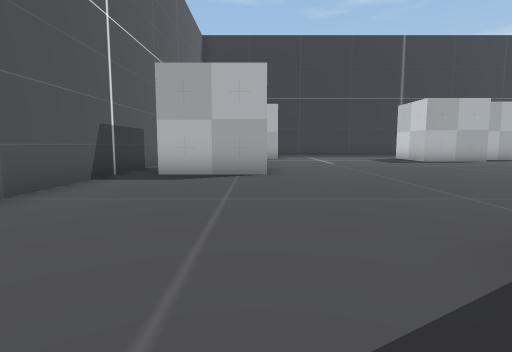
[1] (above)

19 first-person views from a walk through a scene from a Unity 3-D project. The camera is 1.4 m above the floor, tilts 6° down and sees 80° across. The floor is counted in squares, 2 m on a side. Each view is taken from the middle of a square. On the plan, view 1 faces up. The plan holds only what a view shows up to about 10 squares ahead; the rest is blank.

[2]
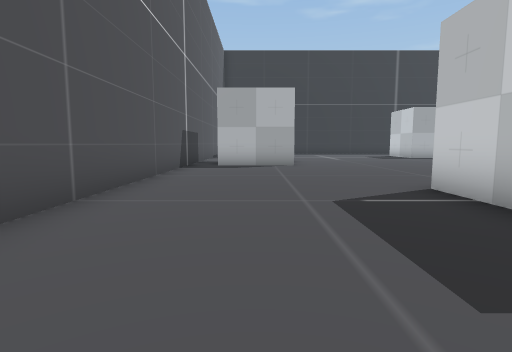

[3]
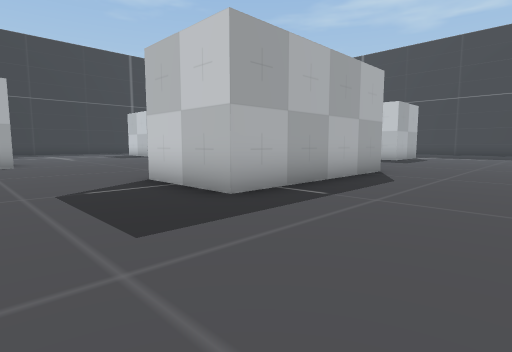

[4]
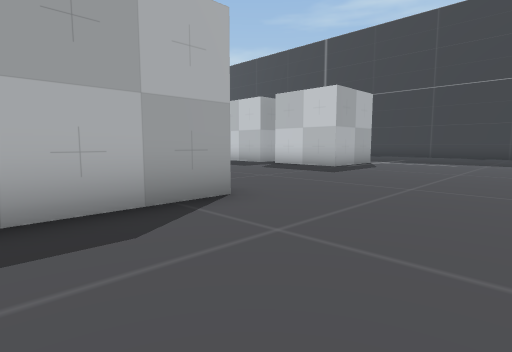

[5]
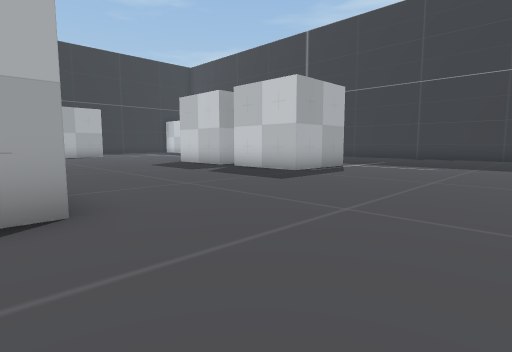

[6]
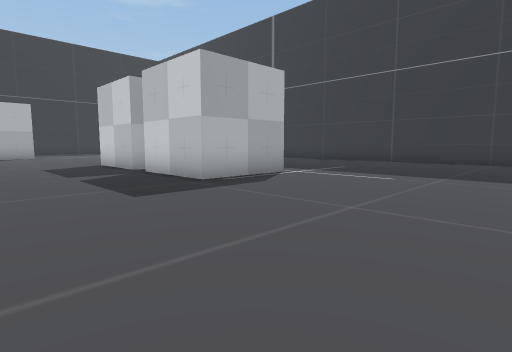

[7]
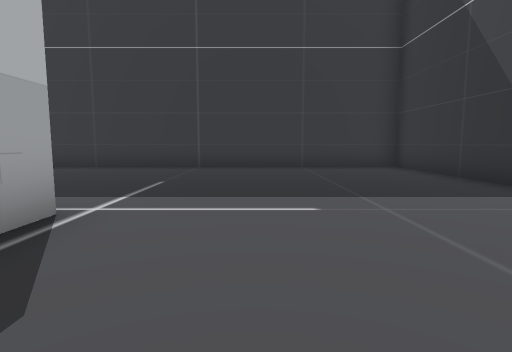

[8]
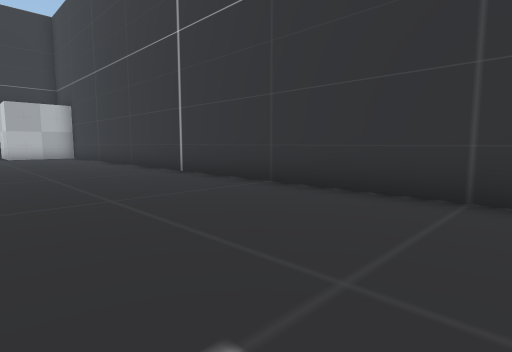

[9]
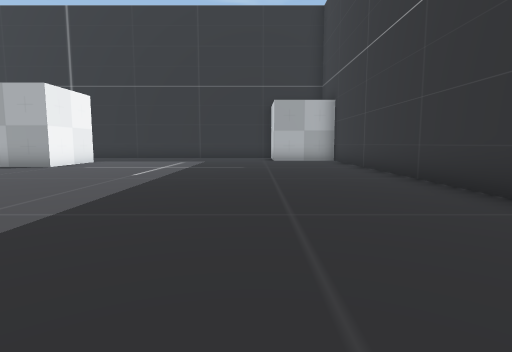

[10]
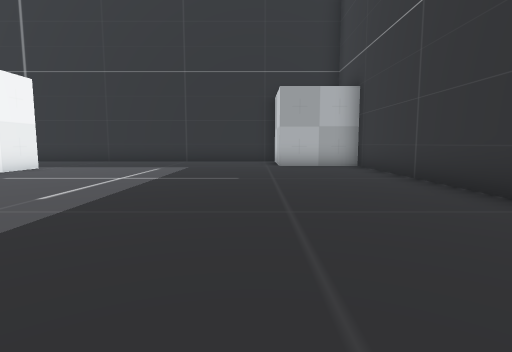

[11]
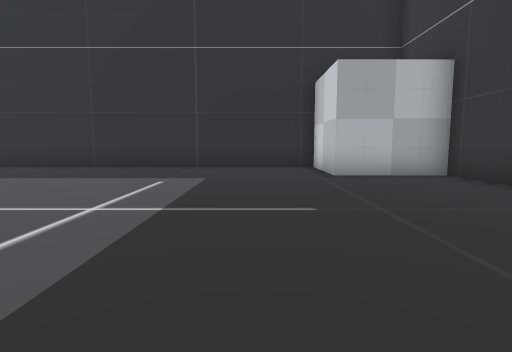

[12]
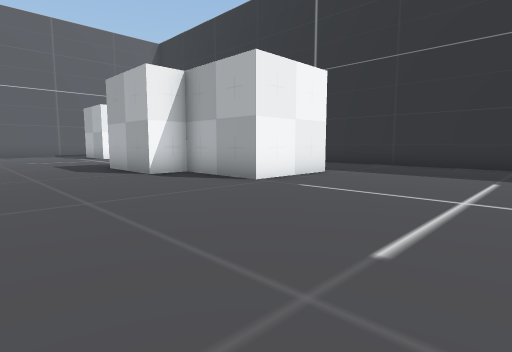

[13]
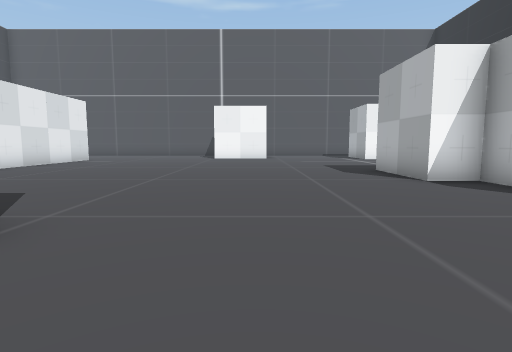

[14]
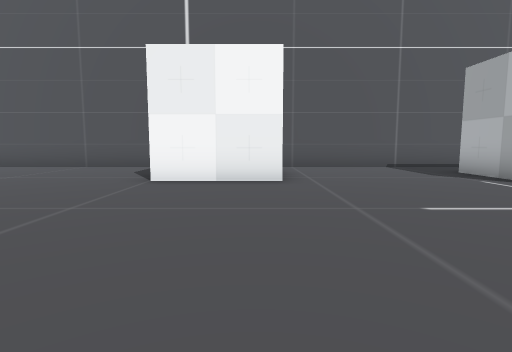

[15]
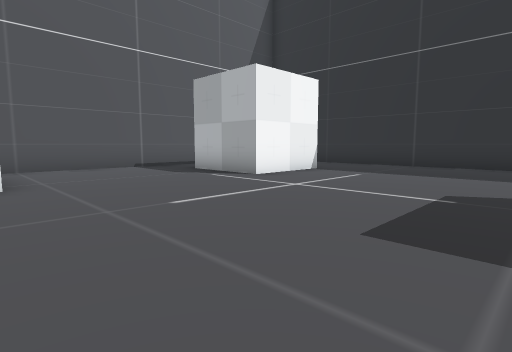

[16]
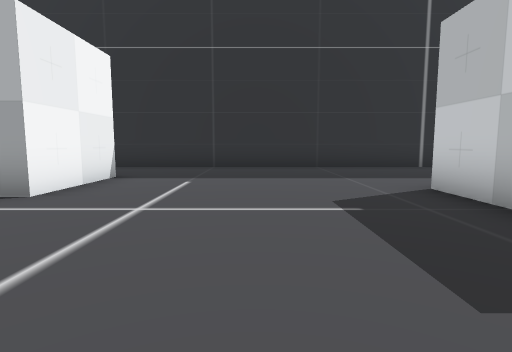

[17]
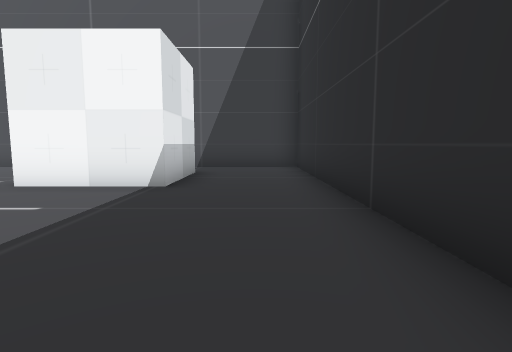

[18]
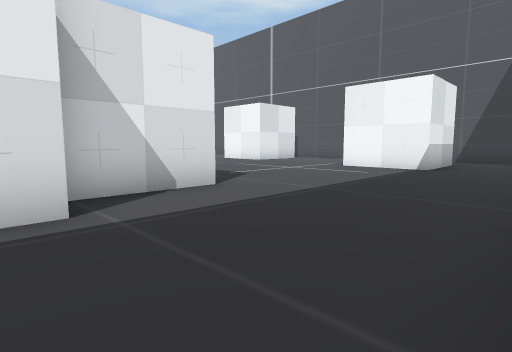

[19]
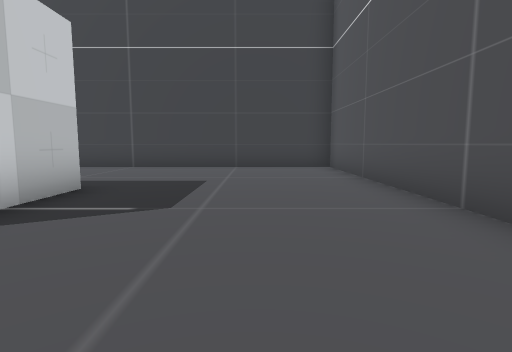

### Floor plan
Points are (right, up) in squares from view 1. A wall is a line through its corners. A room is listed if a view was taken in it or the views show most of it. See-through windows are left out.
Room 1 (views 1, 2, 3, 4, 5, 6, 7, 8, 9, 10, 11, 12, 13, 14, 15, 16, 17, 18, 19)
walls: (12.5, 4.2) (12.5, 6.8); (6.8, 13.1) (6.8, 14.8) (9.1, 14.8); (4.9, 1.8) (6.4, 1.8); (6.9, -0.8) (1.8, -0.8) (1.8, 1.8); (15.1, 1) (12.5, 1) (12.5, 3.5); (9.1, 15.8) (9.8, 15.8); (0.3, 9.6) (0.3, 7) (-2.2, 7); (11.8, 15.8) (11.8, 13.3) (9.3, 13.3) (9.3, 12.3) (6.8, 12.3); (-1.5, 16.5) (1, 16.5) (1, 14) (-1.5, 14); (17, -5.3) (21.3, -5.3) (21.3, 16.7) (18.8, 16.7) (18.8, 19.3) (-3.2, 19.3) (-3.2, -5.3) (4.4, -5.3)

Positions as (right, up) in squares from view 1, and headings:
1: (0, 0), facing up
2: (-1, -3), facing up
3: (-1, -4), facing up-right
4: (4, -4), facing up-right
5: (6, -4), facing up-right
6: (9, -4), facing up-right
7: (12, -1), facing right
8: (17, 0), facing up-right
9: (18, 4), facing up
10: (18, 7), facing up
11: (17, 10), facing up
12: (16, 9), facing up-left
13: (15, 9), facing left
14: (6, 9), facing left
15: (6, 9), facing up-left
16: (4, 10), facing up
17: (6, 18), facing left
18: (10, 19), facing down-left
19: (-1, 4), facing down
